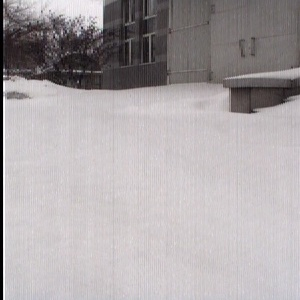
//> input picture TestOpenCV/4.jpg, 300 x 300 px
$ ./SVMTest   (built with g++ and OpenCV 4)
//> lines starting //> are read from the running program, lines starting //| are printed output that depends on the picture; after the words box and inside, x2 and y2 are one past the last pixel; in counts of white or black regions, pixels touching at a corner belong together
// SVM分类.cpp : 定义控制台应用程序的入口点。
//
#include "cv.h"
#include "highgui.h"
#include <iostream>
#include <cmath>
#include "cxcore.h"
#include <stdio.h>
#include "svm.h"
#include "libpractise.h"
#include "mclmcrrt.h"
#include "mclcppclass.h"

int OutputWidth  =300;
int OutputHeight = 300;
#define MAX_CLUSTERS 2										//类别数
#define SAMPLE_NUMBER 10000									//样本数
#define PI 3.14159265
int hold = 2;												//LTP阈值
int kernel = 3;												//LTP直方图 n*n算子
float TEafp = 0.04;
float TEafn = 0.3 ;
float TEaf  = 0.2 ;											//在线学习触发阈值
int tStudy = 100;											//学习率

void ComputeLTP(IplImage *GrayImage, int i, int j,float s[8], int binp[8],int bino[8],int binn[8]){
	int u ;
	double q = 0;
	int   c[8];
	int p;
	for (int m = 0; m< kernel; m++){
		for (int n = 0; n< kernel; n++){
			u    = cvGetReal2D(GrayImage, j+3*(2*n-kernel+1)/2  , i+3*(2*m-kernel+1)/2  );
			c[0] = cvGetReal2D(GrayImage, j+3*(2*n-kernel+1)/2-1, i+3*(2*m-kernel+1)/2-1);
			c[1] = cvGetReal2D(GrayImage, j+3*(2*n-kernel+1)/2-1, i+3*(2*m-kernel+1)/2  );
			c[2] = cvGetReal2D(GrayImage, j+3*(2*n-kernel+1)/2-1, i+3*(2*m-kernel+1)/2+1);
			c[3] = cvGetReal2D(GrayImage, j+3*(2*n-kernel+1)/2  , i+3*(2*m-kernel+1)/2+1);
			c[4] = cvGetReal2D(GrayImage, j+3*(2*n-kernel+1)/2+1, i+3*(2*m-kernel+1)/2+1);
			c[5] = cvGetReal2D(GrayImage, j+3*(2*n-kernel+1)/2+1, i+3*(2*m-kernel+1)/2  );
			c[6] = cvGetReal2D(GrayImage, j+3*(2*n-kernel+1)/2+1, i+3*(2*m-kernel+1)/2-1);
			c[7] = cvGetReal2D(GrayImage, j+3*(2*n-kernel+1)/2  , i+3*(2*m-kernel+1)/2-1);
			// [6 lines of commented-out code are left out]
			for ( p = 0; p < 8; p++){
				if		( u <= (c[p] - hold ))
					binp[p]++;
				else if ( u >= (c[p] + hold ))
					binn[p]++;
				else
					bino[p]++;
			}
		}
	}
	for ( p = 0; p < 8; p++){
		if ( (binp[p] >= bino[p])&&(binp[p] >= binn[p]))
			s[p] = 0.6;
		else if ( (bino[p] > binp[p])&&(bino[p] > binn[p]))
			s[p] = 0.3;
		else
			s[p] = 0;
	}
}
void load(int n, float w[1000], float x[1000][14]){
//> called with n = 2
	FILE  *fp;
	int i = 0;

	fp = fopen("C:\\SV_coef.txt","rb");
		for ( i = 0; i < n; i++){
			fscanf( fp, "%f", &w[i]);
			/*printf( "%f\n", w[i]);*/
		}
	fclose(fp);

	fp = fopen("C:\\SVs.txt","rb");
	for ( i = 0; i < n; i++){
		for ( int j = 0; j < 14; j++)
		{
			fscanf( fp, "%f", &x[i][j]);
			/*printf( "%f ", x[i][j]);*/
		}
		/*printf( "\n" );*/
	}
	fclose(fp);
}

int main(int argc, _TCHAR* argv[])
{
	/*Practise;*/
	CvSize size;
	size.width  = OutputWidth;
	size.height = OutputHeight;
	IplImage* img = cvCreateImageHeader(size,IPL_DEPTH_8U,3);
	IplImage* hsv = cvCreateImage( size, IPL_DEPTH_8U, 3);
	IplImage* GrayImage = cvCreateImage(size, IPL_DEPTH_8U, 1);
	int sample_count = SAMPLE_NUMBER;

	CvScalar color_tab[5];
	color_tab[0] = CV_RGB( 255, 0  ,   0);
	color_tab[1] = CV_RGB( 0  , 255,   0);
	color_tab[2] = CV_RGB( 255, 0  , 255);
	color_tab[3] = CV_RGB( 255, 255,   0);
	color_tab[4] = CV_RGB( 0  , 255, 255);
	CvMat* points   = cvCreateMat( tStudy,14, CV_32FC1);
	CvMat* points3  = cvCreateMat( tStudy,		14, CV_32FC1);
	CvMat* clusters = cvCreateMat( sample_count, 1, CV_32SC1);

	float b = 0;
	float gamma = 0;
	int n = 0;
	float w[1000] = {0};
	float x[1000][14] = {0};

	FILE* fp;

	fp = fopen("C:\\Parameters.txt","rb");
		fscanf( fp, "%f", &b);
		fscanf( fp, "%f", &gamma);
		fscanf( fp, "%d", &n);
	fclose(fp);
	load(n, w, x);
	printf( "%f\n", b);
	printf( "%d\n", n);
	printf( "%f\n", gamma);

	cvNamedWindow("SVM-Result",	CV_WINDOW_AUTOSIZE);
	cvNamedWindow("Source",	CV_WINDOW_AUTOSIZE);

	while (1){

		img = cvLoadImage("4.jpg");
//> img is the input picture: 300 rows x 300 cols, CV_8UC3; mean B, G, R 167, 165.2, 170.8

		IplImage* src = cvCloneImage(img);
		IplImage* study = cvCloneImage(img);

		cvCvtColor(img, hsv      , CV_BGR2HSV );
//> hsv: 300 rows x 300 cols, CV_8UC3; mean H, S, V 127.6, 13.2, 171
		cvCvtColor(img, GrayImage, CV_BGR2GRAY);
		float range =  0;
		float weight=  0;
		int plabel  = -1;

		/*int k = 0;*/
		for (int i = 0; i < OutputWidth; i = i+3){
			for (int j = 0; j < OutputHeight; j = j+3){
				if (( i > 3*(kernel-1)/2) && ( j > 3*(kernel-1)/2) && ( i < OutputWidth-1-3*(kernel-1)/2) && ( j < OutputHeight-1-3*(kernel-1)/2)){
					float e[14];
					e[0] = (float)cvGet2D(hsv, j, i).val[0]/180;			//HSV三通道
					e[1] = (float)cvGet2D(hsv, j, i).val[1]/256;
					e[2] = (float)cvGet2D(hsv, j, i).val[2]/256;
					e[3] = (float)cvGet2D(img, j, i).val[0]/256;			//RGB三通道
					e[4] = (float)cvGet2D(img, j, i).val[1]/256;
					e[5] = (float)cvGet2D(img, j, i).val[2]/256;

					int binp[8] = {0}, bino[8] = {0}, binn[8] = {0};
					float s[8] = {0};
					ComputeLTP(GrayImage, i, j, s, binp, bino, binn);
					for (int p = 0; p < 8; p++){
						e[p+6] = s[p];
					}
					for (int k = 0; k < n; k++){
						for (int p = 0; p < 14; p++){
							range = ( x[k][p] - e[p])*( x[k][p] - e[p]) + range;
						}
						weight = exp(-gamma * range)* w[k] + weight;
						range = 0;
					}
					weight = weight + b;
					if ( weight >= 0){
						plabel = 0;
					}
					else{
						plabel = 1;
					}
					weight = 0;

					CvPoint2D32f pt;
					pt.x = i;
					pt.y = j;
					cvCircle( img, cvPointFrom32f(pt), 1, color_tab[plabel], CV_FILLED);
					// [4 lines of commented-out code are left out]

				}
			}
		}
//> this loop made 100 passes
//> plabel on passes 1 to 12: -1, -1, 0, 0, 0, 0, 0, 0, 0, 0, 0, 0
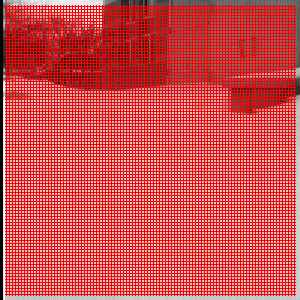
//> img: 300 rows x 300 cols, CV_8UC3; mean B, G, R 78.9, 78, 213.9
//> after the loop, range = 0; weight = 0; plabel = 0

		cvShowImage("SVM-Result", img );
		IplImage* flood1 = cvCloneImage(img);
		IplImage* flood2 = cvCloneImage(img);
		IplImage* pMask = cvCreateImage(cvSize(img->width +2 ,img->height +2),8,1);
		//IplImage* erode = cvCloneImage(img);
		//IplImage* dilate = cvCloneImage(img);


		/*cvNamedWindow("Morphology2",CV_WINDOW_AUTOSIZE);*/
		cvNamedWindow("mask1",		CV_WINDOW_AUTOSIZE);
		cvNamedWindow("mask2",		CV_WINDOW_AUTOSIZE);
		//cvNamedWindow("Erode",		CV_WINDOW_AUTOSIZE);
		//cvNamedWindow("Dilate",		CV_WINDOW_AUTOSIZE);

		cvSetZero(pMask);

		cvFloodFill(																				//漫水填充形态学处理
			flood1,
			cvPoint( OutputWidth/2, OutputHeight-10),
			CV_RGB(255,255,0),
			cvScalar(30,30,40,0),
			cvScalar(5,30,40,0),
			NULL,
			8| CV_FLOODFILL_FIXED_RANGE | (0x9f<<8),
			pMask
			);
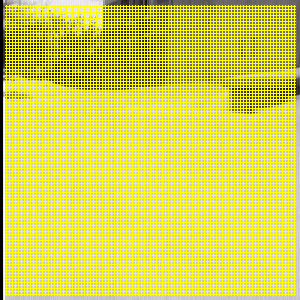
//> flood1: 300 rows x 300 cols, CV_8UC3; mean B, G, R 78.9, 211.3, 213.9
		cvShowImage("mask1",pMask);


		cvMorphologyEx( pMask, pMask, NULL,NULL , CV_MOP_CLOSE);
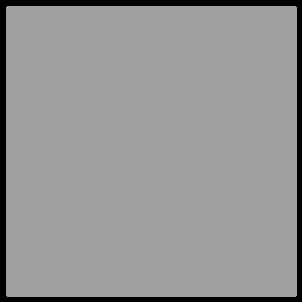
//> pMask: 302 rows x 302 cols, CV_8UC1; min 0, max 159, mean 147.6

		IplImage* pContourImg = cvCreateImage( cvGetSize(pMask), IPL_DEPTH_8U, 3);					//检测边缘
		CvMemStorage* storage = 0;
		storage = cvCreateMemStorage(0);
		CvSeq* contour = 0;
		CvSeq* contmax = 0;
		cvCvtColor(pMask, pContourImg, CV_GRAY2BGR);
		cvFindContours( pMask, storage, &contour, sizeof(CvContour), CV_RETR_EXTERNAL, CV_CHAIN_APPROX_SIMPLE,cvPoint( 0, 0) );              // 查找外边缘
//> contour = 1 contour; box (x1, y1, x2, y2) and area: (6, 6, 297, 297) 84098
		cvDrawContours( src, contour, CV_RGB(255, 0, 0), CV_RGB(0, 255, 0), 2, -1, 8, cvPoint(0,0));
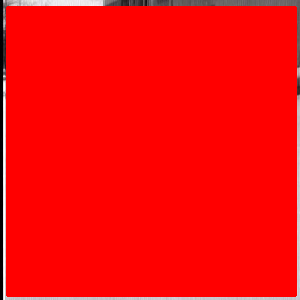
//> src: 300 rows x 300 cols, CV_8UC3; mean B, G, R 8.2, 8, 248.1
		/*CvRect aRect = cvBoundingRect( contmax, 0 );
		cvSetImageROI( pContourImg,aRect);*/
		cvShowImage( "mask2", pContourImg);
		cvShowImage( "Source", src);
		cvNamedWindow("Source1",		CV_WINDOW_AUTOSIZE);
		cvShowImage( "Source", flood1);
		int k = 0;
		int k2 = tStudy/2;

		float Eafp = 0, Eafn = 0, Eaf = 0;																		//计算准确率
		int Rp = 0, Rn = 0, Vafp = 0, Vafn = 0;
		for (int i = 0; i < OutputWidth; i = i+3){
			for (int j = 0; j < OutputHeight; j = j+3){
				if ((i>3*(kernel-1)/2)&&(j>3*(kernel-1)/2)&&(i<OutputWidth-1-3*(kernel-1)/2)&&(j<OutputHeight-1-3*(kernel-1)/2)){
					if (cvGet2D( src, j, i).val[2] == 255){
						Rp++;
						if (cvGet2D( img, j, i).val[2] == 255){
							Vafp++;
							CvRNG rng = CvRNG( cvGetTickCount() );
							int a = cvRandInt(&rng) % 3;
							if(k < tStudy/2 && a == 0){
								CvScalar e[14];
								e[0].val[0]=(float)cvGet2D( hsv , j, i).val[0]/180;			//HSV三通道
								e[1].val[0]=(float)cvGet2D( hsv , j, i).val[1]/256;
								e[2].val[0]=(float)cvGet2D( hsv , j, i).val[2]/256;
								e[3].val[0]=(float)cvGet2D(study, j, i).val[0]/256;			//RGB三通道
								e[4].val[0]=(float)cvGet2D(study, j, i).val[1]/256;
								e[5].val[0]=(float)cvGet2D(study, j, i).val[2]/256;
								int binp[8] = {0}, bino[8] = {0}, binn[8] = {0};
								float s[8] = {0};
								ComputeLTP(GrayImage, i, j, s, binp, bino, binn);
								for ( int p = 0; p < 8; p++){
									e[p+6].val[0] = s[p];
								}
								for ( int p = 0; p < 14; p++){
									cvSet2D( points3, k, p, e[p]);
								}
								k++;
							}
						}
					}
					else{
						Rn++;
						if (cvGet2D( img, j, i).val[1] == 255){
							Vafn++;
							CvRNG rng = CvRNG( cvGetTickCount() );
							int a = cvRandInt(&rng) % 3;
							if(k2 < tStudy && a == 0){
								CvScalar e[14];
								e[0].val[0]=(float)cvGet2D( hsv , j, i).val[0]/180;			//HSV三通道
								e[1].val[0]=(float)cvGet2D( hsv , j, i).val[1]/256;
								e[2].val[0]=(float)cvGet2D( hsv , j, i).val[2]/256;
								e[3].val[0]=(float)cvGet2D(study, j, i).val[0]/256;			//RGB三通道
								e[4].val[0]=(float)cvGet2D(study, j, i).val[1]/256;
								e[5].val[0]=(float)cvGet2D(study, j, i).val[2]/256;
								int binp[8] = {0}, bino[8] = {0}, binn[8] = {0};
								float s[8] = {0};
								ComputeLTP(GrayImage, i, j, s, binp, bino, binn);
								for ( int p = 0; p < 8; p++){
									e[p+6].val[0] = s[p];
								}
								for (int p = 0; p < 14; p++){
									cvSet2D( points3, k2, p, e[p]);
								}
								k2++;
							}
						}
					}

				}
			}
		}
//> after the loop, Rp = 9408; Vafp = 9408; k = 50; Rn = 1; Vafn = 0; k2 = 50
		Eafp = (float)Vafp/Rp;
//> Eafp = 1
		Eafn = (float)Vafn/Rn;
//> Eafn = 0
		Eaf  = ((float)Vafn+(float)Vafp)/(Rp+Rn);
//> Eaf = 1
		// [4 lines of commented-out code are left out]

		printf("Eafp = %f%%\n", Eafp*100 );
//| Eafp = 100.000000%
		printf("Eafn = %f%%\n", Eafn*100 );
//| Eafn = 0.000000%
		printf("Eaf  = %f%%\n", Eaf *100 );
//| Eaf  = 99.989372%
		printf("Rp   = %d\n",Rp);
//| Rp   = 9408
		printf("Rn   = %d\n",Rn);
//| Rn   = 1

		if(Eafp > TEafp || Eafn > TEafn || Eaf > TEaf){									//触发在线学习
			FILE* file1=fopen("C:\\points.txt","w+");
			for(int i=0;i<points3->rows;i++){
				for(int j=0;j<points3->cols;j++){
					fprintf(file1,"%f ",cvGet2D( points3, i, j ));
				}
				fprintf(file1,"\n");
			}
			for(int i=0;i<points->rows;i++){
				for(int j=0;j<points->cols-tStudy;j++){
					fprintf(file1,"%f ",cvGet2D( points, i, j ));
				}
				fprintf(file1,"\n");
			}
			fclose(file1);

			FILE* file2=fopen("C:\\clusters.txt","w+");
			for (k = 0; k<tStudy/2; k++){
				fprintf(file2,"%2d", 1);
				/*fprintf(file,"\n");*/
			}
//> this loop made 50 passes
			for (k = tStudy/2; k<tStudy; k++){
				fprintf(file2,"%2d", 0);
				/*fprintf(file,"\n");*/
			}
			for (k = 0; k<100; k++){
				fprintf(file2,"%2d",clusters->data.i[k]);
				/*fprintf(file,"\n");*/
			}
			fclose(file2);
			/*SVM;*/
		}

		int c = cvWaitKey(5000);
//> the Esc key is pressed
		if(c=='p'){
			c = 0;
			while(c != 'p' && c !=27){
				c = cvWaitKey(250);
			}
		}
		if(c==27){
			return 0;
//> (the program exits here)
